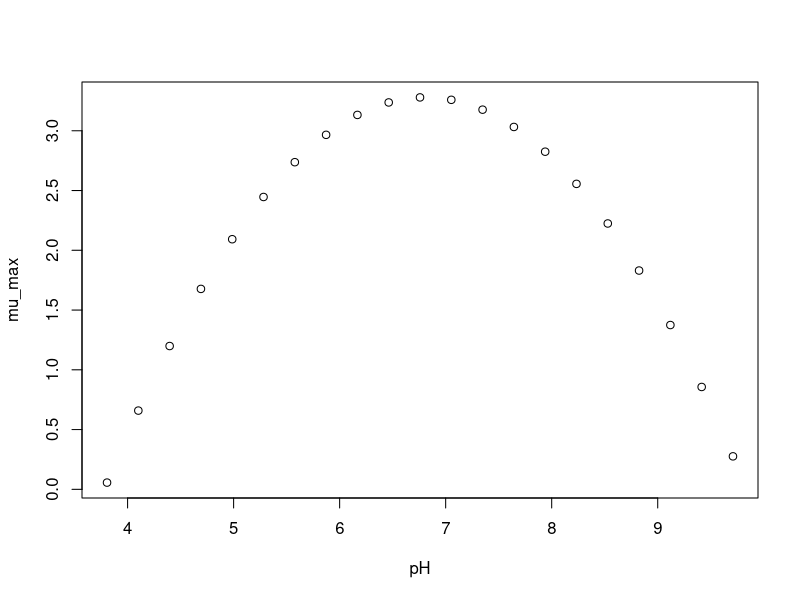

Reproduce this figure in R.
#############################
# start of Parameter script
#############################
pH <- seq(3.80619380619381,9.7097,length.out=21)
#############################
# end of Parameter script
#############################
############################# 
# start of Model script Gropin ID 1198 
#############################
 
# constant coefficients for this model
 
variables <- data.frame(pH)
argumentsPar <- expand.grid(variables)
 
# heart of the model
response_surface <- function(pH) {
   mumax <-3.28*(pH-9.84)*((pH-3.78)^2)/((6.81-3.78)*((6.81-3.78)*(pH-6.81)-(6.81-9.84)*(6.81+3.78-2*pH)))

return(mumax=mumax)
} 

# output parameters
mumax <- cbind(argumentsPar,response_surface(argumentsPar['pH']))
colnames(mumax) <- c(colnames(argumentsPar),'mumax')
#############################
# End of Model script
#############################
############################# 
# start of Visualisation script Gropin ID 1198 
#############################
plot(pH,mumax$mumax,
                          xlab='pH',
                          ylab='mu_max')
#############################
# End of Visualisation script
#############################
